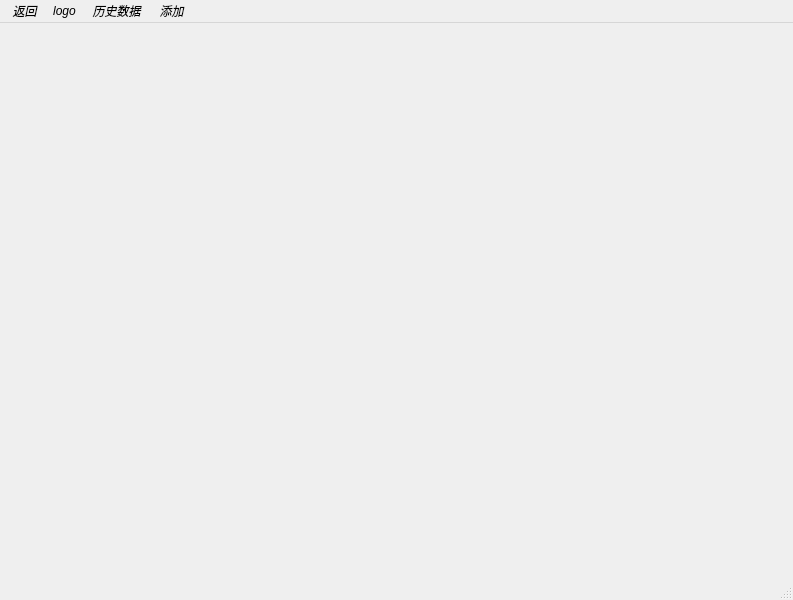
<?xml version="1.0" encoding="UTF-8"?>
<ui version="4.0">
 <class>MainWindow</class>
 <widget class="QMainWindow" name="MainWindow">
  <property name="geometry">
   <rect>
    <x>0</x>
    <y>0</y>
    <width>793</width>
    <height>600</height>
   </rect>
  </property>
  <property name="font">
   <font>
    <italic>true</italic>
   </font>
  </property>
  <property name="windowTitle">
   <string>MainWindow</string>
  </property>
  <property name="windowIcon">
   <iconset>
    <normaloff>plant.ico</normaloff>
    <normalon>plant.ico</normalon>
    <disabledoff>plant.ico</disabledoff>
    <disabledon>plant.ico</disabledon>
    <activeoff>plant.ico</activeoff>
    <activeon>plant.ico</activeon>
    <selectedoff>plant.ico</selectedoff>
    <selectedon>plant.ico</selectedon>plant.ico</iconset>
  </property>
  <widget class="QWidget" name="centralwidget">
   <widget class="QWidget" name="verticalLayoutWidget">
    <property name="geometry">
     <rect>
      <x>0</x>
      <y>0</y>
      <width>811</width>
      <height>571</height>
     </rect>
    </property>
    <layout class="QVBoxLayout" name="verticalLayout"/>
   </widget>
  </widget>
  <widget class="QMenuBar" name="menubar">
   <property name="geometry">
    <rect>
     <x>0</x>
     <y>0</y>
     <width>793</width>
     <height>21</height>
    </rect>
   </property>
   <widget class="QMenu" name="addMenu">
    <property name="font">
     <font>
      <family>黑体</family>
      <italic>false</italic>
      <bold>true</bold>
     </font>
    </property>
    <property name="title">
     <string>添加</string>
    </property>
   </widget>
   <widget class="QMenu" name="returnMenu">
    <property name="title">
     <string>返回</string>
    </property>
   </widget>
   <widget class="QMenu" name="menulogo">
    <property name="title">
     <string>logo</string>
    </property>
   </widget>
   <widget class="QMenu" name="historyMenu">
    <property name="title">
     <string>历史数据</string>
    </property>
   </widget>
   <addaction name="returnMenu"/>
   <addaction name="menulogo"/>
   <addaction name="historyMenu"/>
   <addaction name="addMenu"/>
  </widget>
  <widget class="QStatusBar" name="statusbar"/>
 </widget>
 <resources/>
 <connections/>
</ui>
